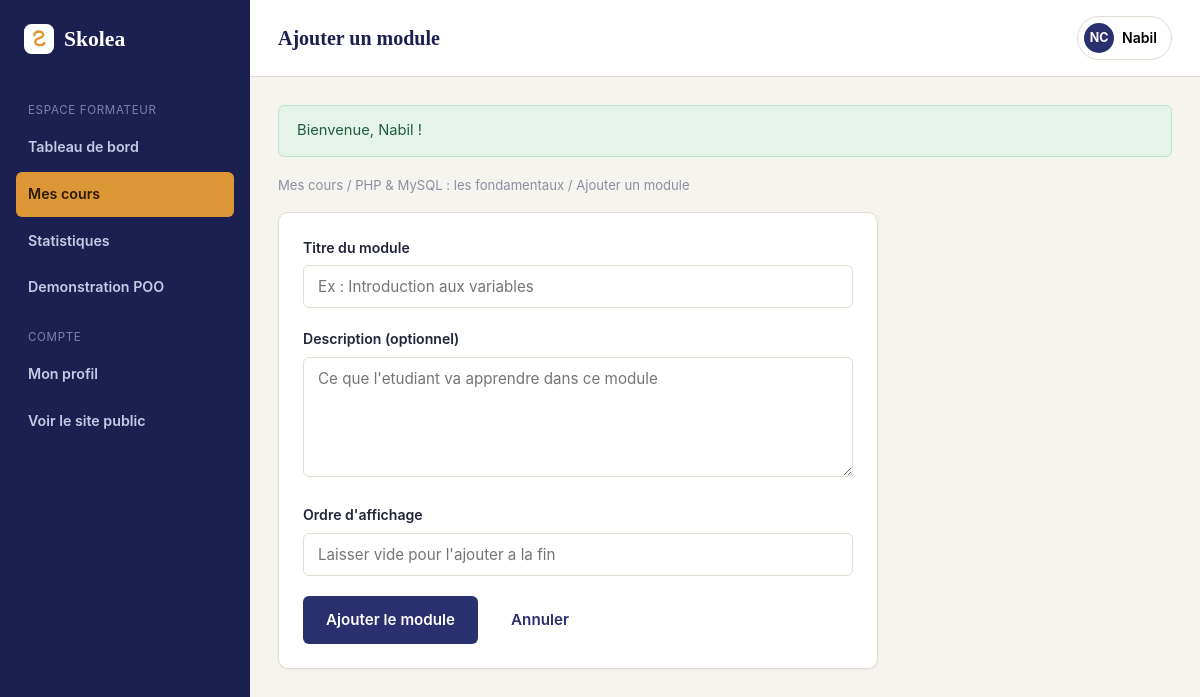
The page /SkoleaMVC/View/BackOffice/formateur_module_ajouter.php?cours_id=1 (signed in) on the database its author committed.
### tables this page shows
CREATE TABLE cours (
    id              INT UNSIGNED AUTO_INCREMENT PRIMARY KEY,
    titre           VARCHAR(150) NOT NULL,
    description     TEXT NOT NULL,
    categorie_id    INT UNSIGNED NOT NULL,
    formateur_id    INT UNSIGNED NOT NULL,
    niveau          ENUM('debutant', 'intermediaire', 'avance') NOT NULL DEFAULT 'debutant',
    statut          ENUM('brouillon', 'publie') NOT NULL DEFAULT 'brouillon',
    date_creation   DATETIME NOT NULL DEFAULT CURRENT_TIMESTAMP,
    date_maj        DATETIME NOT NULL DEFAULT CURRENT_TIMESTAMP ON UPDATE CURRENT_TIMESTAMP,
    CONSTRAINT fk_cours_categorie FOREIGN KEY (categorie_id) REFERENCES categories(id)
        ON DELETE RESTRICT ON UPDATE CASCADE,
    CONSTRAINT fk_cours_formateur FOREIGN KEY (formateur_id) REFERENCES utilisateurs(id)
        ON DELETE CASCADE ON UPDATE CASCADE
);

CREATE TABLE utilisateurs (
    id              INT UNSIGNED AUTO_INCREMENT PRIMARY KEY,
    nom             VARCHAR(80)  NOT NULL,
    prenom          VARCHAR(80)  NOT NULL,
    email           VARCHAR(150) NOT NULL UNIQUE,
    mot_de_passe    VARCHAR(255) NOT NULL,
    role            ENUM('administrateur', 'formateur', 'etudiant') NOT NULL DEFAULT 'etudiant',
    photo           VARCHAR(255) NULL,
    bio             VARCHAR(500) NULL,
    date_creation   DATETIME NOT NULL DEFAULT CURRENT_TIMESTAMP
);

### SkoleaMVC/helpers.php (called while the page is built, shortened)
<?php
function e($value)
{
    return htmlspecialchars($value ?? '', ENT_QUOTES, 'UTF-8');
}
function old($old, $key, $default = '')
{
    return e($old[$key] ?? $default);
}
function flash_get()
{
    $flash = $_SESSION['_flash'] ?? [];
    return $flash;
}
function utilisateur_connecte()
{
    return $_SESSION['utilisateur'] ?? null;
}

### SkoleaMVC/Model/Cours.php (called while the page is built, shortened)
<?php
class Cours
{
    private $pdo;
    private $selectAvecJointures = "
        SELECT c.*, cat.nom AS categorie_nom,
               u.nom AS formateur_nom, u.prenom AS formateur_prenom,
               (SELECT COUNT(*) FROM inscriptions i WHERE i.cours_id = c.id) AS nb_inscrits,
               (SELECT COUNT(*) FROM modules m WHERE m.cours_id = c.id) AS nb_modules
        FROM cours c
        INNER JOIN categories cat ON cat.id = c.categorie_id
        INNER JOIN utilisateurs u ON u.id = c.formateur_id
    ";
    public function __construct($titre = null, $description = null, $categorieId = null, $niveau = null, $statut = null)
    {
        $this->pdo = config::getConnexion();
    }
    public function find($id)
    {
        $stmt = $this->pdo->prepare($this->selectAvecJointures . ' WHERE c.id = :id');
        $stmt->execute(['id' => $id]);
        return $stmt->fetch() ?: null;
    }
    public function appartientAuFormateur($coursId, $formateurId)
    {
        $stmt = $this->pdo->prepare('SELECT COUNT(*) FROM cours WHERE id = :id AND formateur_id = :formateur_id');
        $stmt->execute(['id' => $coursId, 'formateur_id' => $formateurId]);
        return (int) $stmt->fetchColumn() > 0;
    }
}

### config.php (called while the page is built)
<?php
class config
{
    private static $pdo = null;
    public static function getConnexion()
    {
        if (!isset(self::$pdo)) {
            $servername = "localhost";
            $username = "root";
            $password = "";
            $dbname = "skolea";
            try {
                self::$pdo = new PDO(
                    "mysql:host=$servername;dbname=$dbname;charset=utf8mb4",
                    $username,
                    $password
                );
                self::$pdo->setAttribute(PDO::ATTR_ERRMODE, PDO::ERRMODE_EXCEPTION);
                self::$pdo->setAttribute(PDO::ATTR_DEFAULT_FETCH_MODE, PDO::FETCH_ASSOC);
            } catch (Exception $e) {
                die('Erreur de connexion : ' . $e->getMessage());
            }
        }
        return self::$pdo;
    }
}

### SkoleaMVC/View/BackOffice/formateur_module_ajouter.php (the view, shortened to what this page needs)
<?php
require_once __DIR__ . '/../../bootstrap.php';
require_once __DIR__ . '/../../Model/Cours.php';
$formateurId = (int) $_SESSION['utilisateur']['id'];
$coursId = (int) ($_GET['cours_id'] ?? 0);
$coursModel = new Cours();
if (!$coursModel->appartientAuFormateur($coursId, $formateurId)) {
    flash_set('erreur', "Ce cours n'existe pas ou ne vous appartient pas.");
    header('Location: formateur_cours.php');
    exit;
}
$cours = $coursModel->find($coursId);
$old = [];
$errors = [];
$pageTitle = 'Ajouter un module';
require __DIR__ . '/includes/header.php';
?>
<div class="breadcrumb">
    <a href="formateur_cours.php">Mes cours</a> /
    <a href="formateur_cours_show.php?id=<?= $coursId ?>"><?= e($cours['titre']) ?></a> /
    Ajouter un module
</div>
<div class="card" style="max-width:600px;">
    <div class="card-body">
        <form method="post" action="formateur_module_ajouter.php?cours_id=<?= $coursId ?>" id="form-module" novalidate>
            <div class="form-group">
                <label class="form-label" for="titre">Titre du module</label>
                <input type="text" id="titre" name="titre" class="form-control<?= isset($errors['titre']) ? ' is-invalid' : '' ?>"
                       value="<?= old($old, 'titre') ?>" placeholder="Ex : Introduction aux variables">
            </div>
            <div class="form-group">
                <label class="form-label" for="description">Description (optionnel)</label>
                <textarea id="description" name="description" class="form-control" rows="4"
                          placeholder="Ce que l'etudiant va apprendre dans ce module"><?= old($old, 'description') ?></textarea>
            </div>
            <div class="form-group">
                <label class="form-label" for="ordre">Ordre d'affichage</label>
                <input type="number" id="ordre" name="ordre" min="1" class="form-control<?= isset($errors['ordre']) ? ' is-invalid' : '' ?>"
                       value="<?= old($old, 'ordre') ?>" placeholder="Laisser vide pour l'ajouter a la fin">
            </div>
            <div class="cluster" style="margin-top:8px;">
                <button type="submit" class="btn btn-primary">Ajouter le module</button>
                <a href="formateur_cours_show.php?id=<?= $coursId ?>" class="btn btn-ghost">Annuler</a>
            </div>
        </form>
    </div>
</div>
<?php require __DIR__ . '/includes/footer.php'; ?>

### SkoleaMVC/View/BackOffice/includes/header.php (shortened to what this page needs)
<!doctype html>
<html lang="fr">
<head>
    <link rel="stylesheet" href="../../assets/css/app.css">
</head>
<body>
<div class="back-shell">
    <?php include __DIR__ . '/sidebar.php'; ?>
    <div class="back-main">
        <header class="back-topbar">
            <h1><?= e($pageTitle) ?></h1>
            <div class="user-menu">
                <button type="button" class="user-chip">
                    <span class="user-avatar"><?= e(mb_strtoupper(mb_substr($utilisateur['prenom'], 0, 1) . mb_substr($utilisateur['nom'], 0, 1))) ?></span>
                    <?= e($utilisateur['prenom']) ?>
                </button>
            </div>
        </header>
        <div class="back-content">
            <?php $flashes = flash_get(); ?>
            <?php foreach ($flashes as $type => $message): ?>
                <div class="alert alert-<?= e($type) ?>" data-flash><?= e($message) ?></div>
            <?php endforeach; ?>

### SkoleaMVC/assets/css/app.css (style rules this page uses)
:root { --color-bg: #f6f4ee; --color-surface: #ffffff; --color-surface-alt: #efece2; --color-border: #e2ddd0; --color-text: #21243a; --color-text-muted: #63667c; --color-text-soft: #8b8ea3; --color-primary: #2a2f6d; --color-primary-dark: #1c2050; --color-primary-light: #4c56a6; --color-accent: #dd9636; --color-accent-dark: #b87a24; --color-success: #2e8b57; --color-success-bg: #e5f3ea; --color-warning: #c77d22; --color-warning-bg: #faf0e0; --color-danger: #c1443a; --color-danger-bg: #fbe9e7; --color-info: #2f6f9e; --color-info-bg: #e7f1f7; --font-heading: Cambria, Georgia, 'Times New Roman', serif; --font-body: -apple-system, BlinkMacSystemFont, 'Segoe UI', Roboto, Helvetica, Arial, sans-serif; --radius-sm: 6px; --radius-md: 10px; --radius-lg: 18px; --shadow-sm: 0 1px 2px rgba(33, 36, 58, 0.06); --shadow-md: 0 8px 24px rgba(33, 36, 58, 0.08); --shadow-lg: 0 16px 40px rgba(33, 36, 58, 0.14); --container-width: 1140px; }
*, *::before, *::after { box-sizing: border-box; }
html { -webkit-text-size-adjust: 100%; scroll-behavior: smooth; }
body { margin: 0; background: var(--color-bg); color: var(--color-text); font-family: var(--font-body); font-size: 16px; line-height: 1.6; -webkit-font-smoothing: antialiased; }
a { color: inherit; text-decoration: none; }
button { font: inherit; }
h1, h2, h3, h4, h5 { font-family: var(--font-heading); font-weight: 600; line-height: 1.25; margin: 0 0 .5em; color: var(--color-primary-dark); }
h1 { font-size: clamp(1.9rem, 1.5rem + 1.6vw, 2.75rem); }
.cluster { display: flex; align-items: center; gap: 10px; flex-wrap: wrap; }
.btn { display: inline-flex; align-items: center; justify-content: center; gap: 8px; border: 1px solid transparent; border-radius: var(--radius-sm); padding: 11px 22px; font-size: .95rem; font-weight: 600; cursor: pointer; transition: transform .12s ease, box-shadow .12s ease, background-color .12s ease, border-color .12s ease; white-space: nowrap; }
.btn-primary { background: var(--color-primary); color: #fff; }
.btn-ghost { background: transparent; color: var(--color-primary); }
.card { background: var(--color-surface); border: 1px solid var(--color-border); border-radius: var(--radius-md); box-shadow: var(--shadow-sm); }
.card-body { padding: 24px; }
.form-group { margin-bottom: 20px; }
.form-label { display: block; font-weight: 600; font-size: .88rem; margin-bottom: 6px; color: var(--color-text); }
.form-control { width: 100%; padding: 11px 14px; border: 1px solid var(--color-border); border-radius: var(--radius-sm); background: var(--color-surface); font-family: inherit; font-size: .95rem; color: var(--color-text); transition: border-color .12s ease, box-shadow .12s ease; }
textarea.form-control { resize: vertical; min-height: 120px; }
.alert { border-radius: var(--radius-sm); padding: 13px 18px; font-size: .92rem; margin-bottom: 18px; border: 1px solid transparent; }
.alert-succes { background: var(--color-success-bg); color: #1f5e3b; border-color: #bfe3cd; }
.user-menu { position: relative; }
.user-chip { display: flex; align-items: center; gap: 8px; border: 1px solid var(--color-border); background: var(--color-surface); border-radius: 999px; padding: 6px 14px 6px 6px; cursor: pointer; font-size: .88rem; font-weight: 600; }
.user-avatar { width: 30px; height: 30px; border-radius: 50%; background: var(--color-primary); color: #fff; display: flex; align-items: center; justify-content: center; font-size: .78rem; font-weight: 700; }
.back-shell { display: grid; grid-template-columns: 250px 1fr; min-height: 100vh; }
.back-main { display: flex; flex-direction: column; min-width: 0; }
.back-topbar { display: flex; align-items: center; gap: 16px; padding: 16px 28px; background: var(--color-surface); border-bottom: 1px solid var(--color-border); position: sticky; top: 0; z-index: 20; }
.back-topbar h1 { font-size: 1.25rem; margin: 0; }
.back-content { padding: 28px; flex: 1; }
.breadcrumb { font-size: .82rem; color: var(--color-text-soft); margin-bottom: 16px; }

### rows shown on the page
cours: formateur.nom "NC", formateur.prenom "Nabil", titre "PHP & MySQL : les fondamentaux"

### other values the page prints
$pageTitle "Ajouter un module"
$message "Bienvenue, Nabil !"
